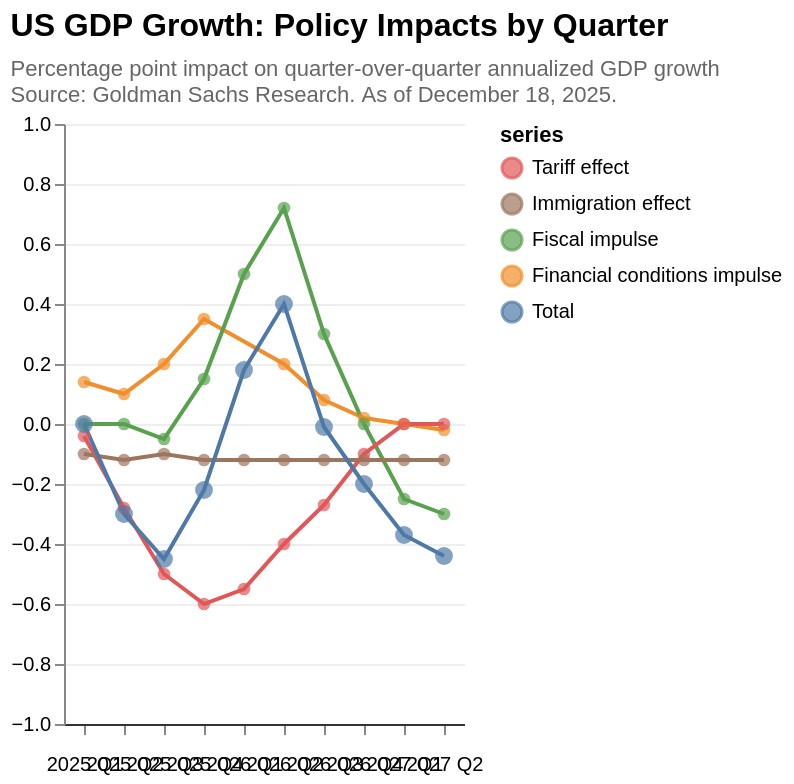

Vega-Lite specification for this chart:
### Vega-Lite specification from a JSON file in a GitHub repository (floating-point values rounded to 4 significant figures)
{"$schema": "https://vega.github.io/schema/vega-lite/v5.json", "title": {"text": "US GDP Growth: Policy Impacts by Quarter", "subtitle": ["Percentage point impact on quarter-over-quarter annualized GDP growth", "Source: Goldman Sachs Research. As of December 18, 2025."], "anchor": "start", "fontSize": 16, "fontWeight": "bold", "subtitleFontSize": 11, "subtitleColor": "#666", "subtitlePadding": 8}, "width": "container", "height": "container", "background": "white", "data": {"values": [{"order": 1, "quarter": "2025 Q1", "series": "Financial conditions impulse", "value": 0.14}, {"order": 1, "quarter": "2025 Q1", "series": "Fiscal impulse", "value": 0.0}, {"order": 1, "quarter": "2025 Q1", "series": "Tariff effect", "value": -0.04}, {"order": 1, "quarter": "2025 Q1", "series": "Immigration effect", "value": -0.1}, {"order": 1, "quarter": "2025 Q1", "series": "Total", "value": 0.0}, {"order": 2, "quarter": "2025 Q2", "series": "Financial conditions impulse", "value": 0.1}, {"order": 2, "quarter": "2025 Q2", "series": "Fiscal impulse", "value": 0.0}, {"order": 2, "quarter": "2025 Q2", "series": "Tariff effect", "value": -0.28}, {"order": 2, "quarter": "2025 Q2", "series": "Immigration effect", "value": -0.12}, {"order": 2, "quarter": "2025 Q2", "series": "Total", "value": -0.3}, {"order": 3, "quarter": "2025 Q3", "series": "Financial conditions impulse", "value": 0.2}, {"order": 3, "quarter": "2025 Q3", "series": "Tariff effect", "value": -0.5}, {"order": 3, "quarter": "2025 Q3", "series": "Immigration effect", "value": -0.1}, {"order": 3, "quarter": "2025 Q3", "series": "Fiscal impulse", "value": -0.05}, {"order": 3, "quarter": "2025 Q3", "series": "Total", "value": -0.45}, {"order": 4, "quarter": "2025 Q4", "series": "Financial conditions impulse", "value": 0.35}, {"order": 4, "quarter": "2025 Q4", "series": "Fiscal impulse", "value": 0.15}, {"order": 4, "quarter": "2025 Q4", "series": "Tariff effect", "value": -0.6}, {"order": 4, "quarter": "2025 Q4", "series": "Immigration effect", "value": -0.12}, {"order": 4, "quarter": "2025 Q4", "series": "Total", "value": -0.22}, {"order": 5, "quarter": "2026 Q1", "series": "Financial conditions", "value": 0.35}, {"order": 5, "quarter": "2026 Q1", "series": "Fiscal impulse", "value": 0.5}, {"order": 5, "quarter": "2026 Q1", "series": "Tariff effect", "value": -0.55}, {"order": 5, "quarter": "2026 Q1", "series": "Immigration effect", "value": -0.12}, {"order": 5, "quarter": "2026 Q1", "series": "Total", "value": 0.18}, {"order": 6, "quarter": "2026 Q2", "series": "Financial conditions impulse", "value": 0.2}, {"order": 6, "quarter": "2026 Q2", "series": "Fiscal impulse", "value": 0.72}, {"order": 6, "quarter": "2026 Q2", "series": "Tariff effect", "value": -0.4}, {"order": 6, "quarter": "2026 Q2", "series": "Immigration effect", "value": -0.12}, {"order": 6, "quarter": "2026 Q2", "series": "Total", "value": 0.4}, {"order": 7, "quarter": "2026 Q3", "series": "Financial conditions impulse", "value": 0.08}, {"order": 7, "quarter": "2026 Q3", "series": "Fiscal impulse", "value": 0.3}, {"order": 7, "quarter": "2026 Q3", "series": "Tariff effect", "value": -0.27}, {"order": 7, "quarter": "2026 Q3", "series": "Immigration effect", "value": -0.12}, {"order": 7, "quarter": "2026 Q3", "series": "Total", "value": -0.01}, {"order": 8, "quarter": "2026 Q4", "series": "Financial conditions impulse", "value": 0.02}, {"order": 8, "quarter": "2026 Q4", "series": "Fiscal impulse", "value": 0.0}, {"order": 8, "quarter": "2026 Q4", "series": "Tariff effect", "value": -0.1}, {"order": 8, "quarter": "2026 Q4", "series": "Immigration effect", "value": -0.12}, {"order": 8, "quarter": "2026 Q4", "series": "Total", "value": -0.2}, {"order": 9, "quarter": "2027 Q1", "series": "Financial conditions impulse", "value": 0.0}, {"order": 9, "quarter": "2027 Q1", "series": "Fiscal impulse", "value": -0.25}, {"order": 9, "quarter": "2027 Q1", "series": "Tariff effect", "value": 0.0}, {"order": 9, "quarter": "2027 Q1", "series": "Immigration effect", "value": -0.12}, {"order": 9, "quarter": "2027 Q1", "series": "Total", "value": -0.37}, {"order": 10, "quarter": "2027 Q2", "series": "Financial conditions impulse", "value": -0.02}, {"order": 10, "quarter": "2027 Q2", "series": "Fiscal impulse", "value": -0.3}, {"order": 10, "quarter": "2027 Q2", "series": "Tariff effect", "value": 0.0}, {"order": 10, "quarter": "2027 Q2", "series": "Immigration effect", "value": -0.12}, {"order": 10, "quarter": "2027 Q2", "series": "Total", "value": -0.44}]}, "encoding": {"x": {"field": "quarter", "type": "ordinal", "sort": ["2025 Q1", "2025 Q2", "2025 Q3", "2025 Q4", "2026 Q1", "2026 Q2", "2026 Q3", "2026 Q4", "2027 Q1", "2027 Q2"], "axis": {"title": null, "labelAngle": 0, "labelFontSize": 10, "labelPadding": 10, "domain": true, "domainColor": "#333"}}}, "layer": [{"params": [{"name": "highlight", "select": {"type": "point", "fields": ["series"], "on": "pointerover", "clear": "pointerout"}}], "mark": {"type": "line", "strokeWidth": 2}, "encoding": {"y": {"field": "value", "type": "quantitative", "axis": {"title": null, "grid": true, "gridColor": "#eee", "labelFontSize": 10}, "scale": {"domain": [-1, 1]}}, "color": {"condition": {"param": "highlight", "field": "series", "type": "nominal", "scale": {"domain": ["Tariff effect", "Immigration effect", "Fiscal impulse", "Financial conditions impulse", "Total"], "range": ["#e15759", "#9c755f", "#59a14f", "#f28e2b", "#4e79a7"]}}, "value": "#ddd", "legend": {"orient": "bottom", "direction": "horizontal", "title": null, "labelFontSize": 10, "symbolStrokeWidth": 2}}, "strokeWidth": {"condition": {"test": "datum.series === 'Total'", "value": 5}, "value": 2}, "tooltip": [{"field": "series", "type": "nominal", "title": "Effect"}, {"field": "quarter", "type": "ordinal", "title": "Quarter"}, {"field": "value", "type": "quantitative", "title": "Impact (pp)", "format": ".2f"}]}}, {"mark": {"type": "point", "filled": true, "size": 40}, "encoding": {"y": {"field": "value", "type": "quantitative"}, "color": {"condition": {"param": "highlight", "field": "series", "type": "nominal", "scale": {"domain": ["Tariff effect", "Immigration effect", "Fiscal impulse", "Financial conditions impulse", "Total"], "range": ["#e15759", "#9c755f", "#59a14f", "#f28e2b", "#4e79a7"]}}, "value": "#ddd"}, "size": {"condition": {"test": "datum.series === 'Total'", "value": 80}, "value": 40}}}], "config": {"view": {"stroke": null}, "axis": {"labelFont": "sans-serif", "titleFont": "sans-serif"}}}
